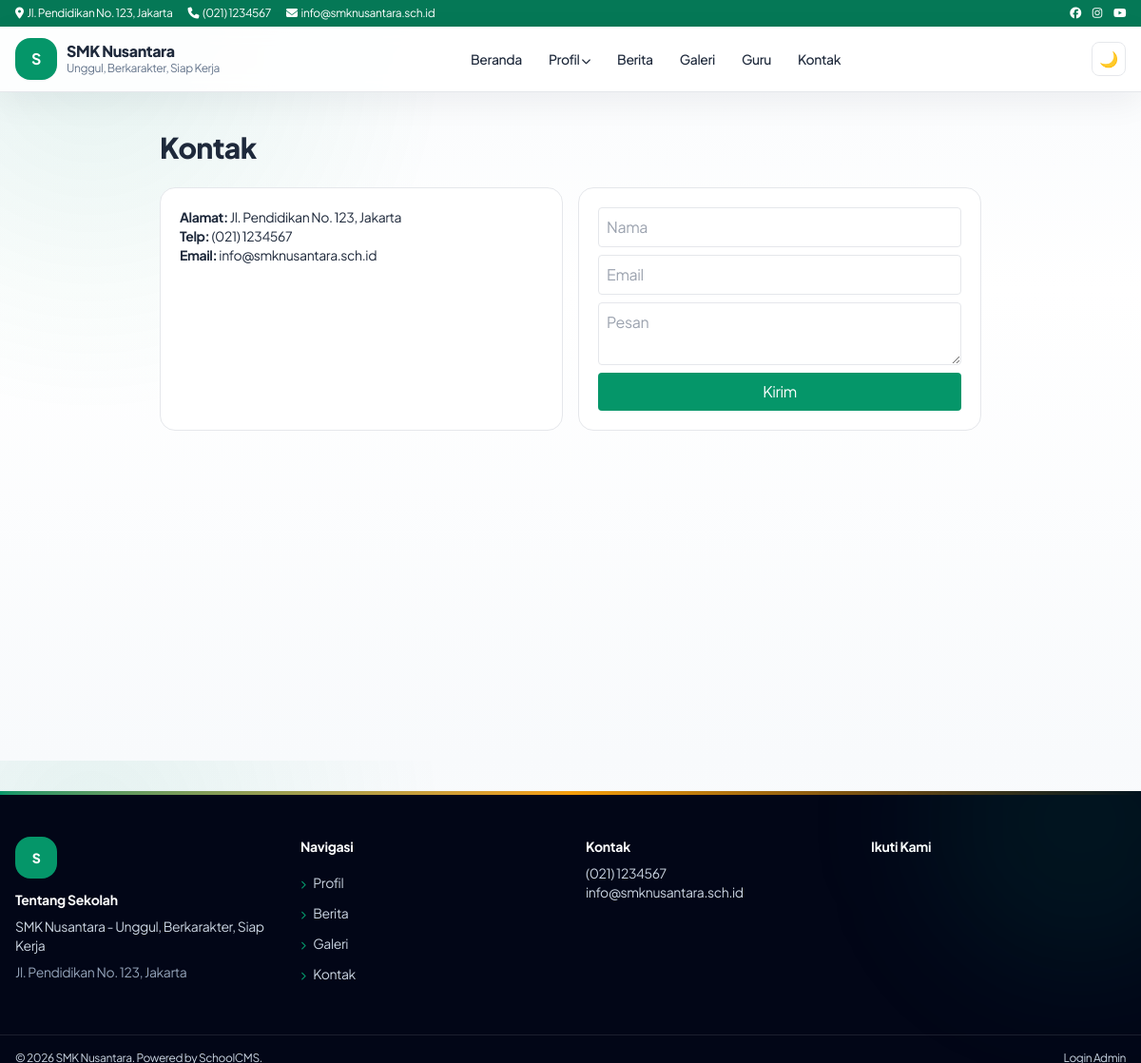
The page /pages/contact.php on the database its author committed.
### tables this page shows
CREATE TABLE IF NOT EXISTS settings (
  id INT UNSIGNED AUTO_INCREMENT PRIMARY KEY,
  `key` VARCHAR(100) NOT NULL UNIQUE,
  `value` TEXT DEFAULT NULL,
  updated_at TIMESTAMP DEFAULT CURRENT_TIMESTAMP ON UPDATE CURRENT_TIMESTAMP
);

CREATE TABLE IF NOT EXISTS menu_items (
  id INT UNSIGNED AUTO_INCREMENT PRIMARY KEY,
  menu_id INT UNSIGNED NOT NULL,
  parent_id INT UNSIGNED DEFAULT NULL,
  label VARCHAR(150) NOT NULL,
  url VARCHAR(500) NOT NULL,
  target VARCHAR(20) DEFAULT '_self',
  sort_order INT DEFAULT 0,
  is_active TINYINT(1) DEFAULT 1,
  kind VARCHAR(20) NOT NULL DEFAULT 'link',
  mega_id INT UNSIGNED DEFAULT NULL,
  INDEX idx_menu_parent (menu_id, parent_id, sort_order),
  CONSTRAINT fk_mi_menu FOREIGN KEY (menu_id) REFERENCES menus(id) ON DELETE CASCADE,
  CONSTRAINT fk_mi_parent FOREIGN KEY (parent_id) REFERENCES menu_items(id) ON DELETE CASCADE
);

### core/Helper.php (called while the page is built, shortened)
<?php
final class Helper {
    public static function e(?string $v): string { return htmlspecialchars((string)$v, ENT_QUOTES, 'UTF-8'); }
    public static function url(string $p = ''): string { return rtrim(BASE_URL, '/') . '/' . ltrim($p, '/'); }
    public static function menuUrl(string $u): array {
        $u = trim($u);
        $low = strtolower($u);
        return [self::url(ltrim($u, '/')), '_self'];
    }
    public static function asset(string $p): string {
        $rel = 'assets/' . ltrim($p, '/');
        $v = '';
        $full = ROOT . '/' . $rel;
        return self::url($rel) . $v;
    }
}

### core/Database.php (called while the page is built, shortened)
<?php
final class Database {
    private static ?PDO $pdo = null;
    public static function conn(): PDO {
        if (self::$pdo) return self::$pdo;
        $c = require dirname(__DIR__) . '/config/database.php';
        $dsn = "mysql:host={$c['host']};dbname={$c['name']};charset={$c['charset']}";
        self::$pdo = new PDO($dsn, $c['user'], $c['pass'], [
            PDO::ATTR_ERRMODE => PDO::ERRMODE_EXCEPTION,
            PDO::ATTR_DEFAULT_FETCH_MODE => PDO::FETCH_ASSOC,
            PDO::ATTR_EMULATE_PREPARES => false,
        ]);
        return self::$pdo;
    }
    public static function setting(string $key, string $def = ''): string {
        try {
            $s = self::conn()->prepare('SELECT `value` FROM settings WHERE `key`=?');
            $s->execute([$key]);
            return (string)($s->fetchColumn() ?? $def);
        } catch (Throwable) { return $def; }
    }
}

### pages/contact.php (the view)
<?php require ROOT."/templates/frontend/header.php"; ?><div class="max-w-4xl mx-auto px-4 py-10"><h1 class="text-3xl font-extrabold">Kontak</h1><div class="grid md:grid-cols-2 gap-4 mt-6"><div class="bg-white dark:bg-slate-800 border rounded-2xl p-5 text-sm"><p><b>Alamat:</b> <?= Helper::e(Database::setting("address","")) ?></p><p><b>Telp:</b> <?= Helper::e(Database::setting("phone","")) ?></p><p><b>Email:</b> <?= Helper::e(Database::setting("email","")) ?></p></div><form class="bg-white dark:bg-slate-800 border rounded-2xl p-5 grid gap-2" onsubmit="Swal.fire(\"Berhasil!\",\"Pesan terkirim.\",\"success\");return false"><input required placeholder="Nama" class="border rounded p-2"><input required placeholder="Email" class="border rounded p-2"><textarea required placeholder="Pesan" class="border rounded p-2"></textarea><button class="bg-emerald-600 text-white rounded p-2">Kirim</button></form></div></div><?php require ROOT."/templates/frontend/footer.php"; ?>

### templates/frontend/header.php (shortened to what this page needs)
<?php $uri = Router::uri(); $seoMeta = [];
$siteTheme = Database::setting('site_theme','elegant');
if (!in_array($siteTheme,['elegant','classic','vibrant','editorial','minimal'],true)) $siteTheme='elegant';
$themeRadius = Database::setting('theme_radius','soft');
if (!in_array($themeRadius,['soft','square','round'],true)) $themeRadius='soft';
?>
<!DOCTYPE html><html lang="id" class="scroll-smooth"><head><meta charset="UTF-8"><meta name="viewport" content="width=device-width,initial-scale=1">
<script src="https://cdn.tailwindcss.com"></script>
<link rel="stylesheet" href="https://cdnjs.cloudflare.com/ajax/libs/font-awesome/6.5.2/css/all.min.css">
<link rel="stylesheet" href="<?= Helper::asset('css/style.css') ?>">
</head>
<body class="site-shell theme-<?= Helper::e($siteTheme) ?> radius-<?= Helper::e($themeRadius) ?> font-sans antialiased bg-slate-50 dark:bg-slate-950 text-slate-800 dark:text-slate-100 tracking-tight">
<?php require ROOT.'/templates/frontend/navbar.php'; ?>
<main class="min-h-[60vh]">

### templates/frontend/navbar.php (shortened to what this page needs)
<?php
$top_addr = Database::setting('address','Jl. Pendidikan No.123');
$top_phone = Database::setting('phone','(021) 1234567');
$top_email = Database::setting('email','info@sekolah.sch.id');
$school = Database::setting('school_name','SMK Nusantara');
$tagline = Database::setting('tagline','Unggul, Berkarakter');
$logo = Database::setting('logo','');
try {
$db = Database::conn();
$mm = $db->query("SELECT * FROM menus WHERE location='primary' LIMIT 1")->fetch();
$items = [];
if ($mm) {
  $st = $db->prepare("SELECT * FROM menu_items WHERE menu_id=? AND is_active=1 ORDER BY sort_order");
  $st->execute([$mm['id']]); $items = $st->fetchAll();
}
} catch (Throwable) { $items=[]; $mega=[]; }
function menuTree($items,$parent=null){ $o=[]; foreach($items as $i){ if(($i['parent_id']??null)==$parent) $o[]=$i; } return $o; }
function menuLink($u,$forceTarget=null){ [$href,$t]=Helper::menuUrl($u); $t=$forceTarget?:$t; return 'href="'.Helper::e($href).'"'.($t==='_blank'?' target="_blank" rel="noopener noreferrer"':''); }
?>
<div class="bg-emerald-700 text-white text-xs hidden md:block"><div class="max-w-7xl mx-auto px-4 py-1.5 flex justify-between">
<div class="flex gap-4"><span><i class="fa fa-location-dot mr-1"></i><?= Helper::e($top_addr) ?></span><span><i class="fa fa-phone mr-1"></i><?= Helper::e($top_phone) ?></span><span><i class="fa fa-envelope mr-1"></i><?= Helper::e($top_email) ?></span></div>
<div class="flex gap-3"><a href="#" aria-label="Facebook"><i class="fab fa-facebook"></i></a><a href="#" aria-label="Instagram"><i class="fab fa-instagram"></i></a><a href="#" aria-label="Youtube"><i class="fab fa-youtube"></i></a></div>
</div></div>
<header id="mainNav" class="sticky top-0 z-50 bg-white/90 dark:bg-slate-900/90 backdrop-blur border-b transition">
<div class="max-w-7xl mx-auto px-4 py-3 flex items-center justify-between gap-3">
<a href="<?= Helper::url() ?>" class="flex items-center gap-2.5"><span class="w-11 h-11 rounded-xl bg-emerald-600 text-white grid place-items-center font-bold overflow-hidden shadow-sm"><?php if($logo): ?><img src="<?= Helper::upload($logo) ?>" alt="Logo <?= Helper::e($school) ?>" class="w-full h-full object-contain bg-white p-1"><?php else: ?><?= Helper::e(mb_substr($school,0,1)) ?><?php endif; ?></span><span><span class="block font-extrabold leading-tight"><?= Helper::e($school) ?></span><span class="block text-xs text-slate-500"><?= Helper::e($tagline) ?></span></span></a>
<nav class="hidden lg:flex items-center gap-1 text-sm font-medium" id="deskMenu">
<?php foreach(menuTree($items) as $m): $ch=menuTree($items,$m['id']); $hasMega=false;
if(!$hasMega){ foreach($mega as $g){ if(($g['label']??'')===$m['label']) $hasMega=$g; } } ?>
<?php if($hasMega): $cols=json_decode($hasMega['columns_json']??'[]',true)?:[]; ?>
<div class="relative group"><button class="px-3 py-2 rounded-lg hover:bg-emerald-50"><?= Helper::e($m['label']) ?> <i class="fa fa-chevron-down text-[10px]"></i></button>
<div class="absolute left-1/2 -translate-x-1/2 top-full pt-2 opacity-0 invisible group-hover:opacity-100 group-hover:visible transition"><div class="bg-white dark:bg-slate-800 rounded-2xl shadow-xl border p-6 grid grid-cols-3 gap-6 w-[640px]">
<?php foreach($cols as $c): ?><div><p class="font-bold text-xs uppercase text-emerald-700 mb-2"><?= Helper::e($c['title']??'') ?></p><?php foreach($c['links']??[] as $l): ?><a href="<?= Helper::e($l['url']??'#') ?>" class="block py-1 text-slate-600 dark:text-slate-300 hover:text-emerald-600"><?= Helper::e($l['label']??'') ?></a><?php endforeach; ?></div><?php endforeach; ?>
</div></div></div>
<?php elseif($ch): ?><div class="relative group"><a <?= menuLink($m['url'],$m['target']??null) ?> class="px-3 py-2 rounded-lg hover:bg-emerald-50 inline-block"><?= Helper::e($m['label']) ?> <i class="fa fa-chevron-down text-[10px]"></i></a>
</div>
<?php else: ?><a <?= menuLink($m['url'],$m['target']??null) ?> class="px-3 py-2 rounded-lg hover:bg-emerald-50"><?= Helper::e($m['label']) ?></a><?php endif; ?><?php endforeach; ?>
</nav>
<div class="flex items-center gap-2"><button id="darkBtn" class="w-9 h-9 rounded-lg border grid place-items-center" aria-label="Tema"></button></div>
</div>
</header>

### templates/frontend/footer.php (shortened to what this page needs)
</main>
<?php $ft = Database::setting('footer_text','SMK Nusantara'); $pw = Database::setting('powered_by','Powered by SchoolCMS');
try { $fm = Database::conn()->query("SELECT * FROM menus WHERE location='footer' LIMIT 1")->fetch(); $fitems = [];
if ($fm) { $fs = Database::conn()->prepare("SELECT * FROM menu_items WHERE menu_id=? AND is_active=1 ORDER BY sort_order"); $fs->execute([$fm['id']]); $fitems = $fs->fetchAll(); } } catch (Throwable) { $fitems = []; }
if (!$fitems) $fitems = [['label'=>'Profil','url'=>'/profil'],['label'=>'Berita','url'=>'/berita'],['label'=>'Galeri','url'=>'/galeri'],['label'=>'Kontak','url'=>'/kontak']]; ?>
<footer class="relative overflow-hidden bg-slate-950 text-slate-300 mt-16">
<div class="absolute inset-x-0 top-0 h-1 bg-gradient-to-r from-emerald-600 via-amber-500 to-emerald-600"></div>
<div class="absolute -top-32 -right-24 w-80 h-80 rounded-full bg-emerald-600/10 blur-3xl pointer-events-none"></div>
<div class="max-w-7xl mx-auto px-4 py-12 grid md:grid-cols-4 gap-8 text-sm">
<div><span class="inline-flex w-11 h-11 rounded-xl bg-emerald-600 text-white items-center justify-center font-extrabold mb-3"><?= Helper::e(mb_substr(Database::setting('school_name','S'),0,1)) ?></span><h4 class="font-bold text-white mb-2">Tentang Sekolah</h4><p><?= Helper::e(Database::setting('school_name','SMK Nusantara')) ?> - <?= Helper::e(Database::setting('tagline','')) ?></p><p class="mt-2 text-slate-400"><?= Helper::e(Database::setting('address','')) ?></p></div>
<div><h4 class="font-bold text-white mb-3">Navigasi</h4><?php foreach($fitems as $fi): [$fhref,$ftgt]=Helper::menuUrl($fi['url']); ?><a href="<?= Helper::e($fhref) ?>"<?= $ftgt==='_blank'?' target="_blank" rel="noopener noreferrer"':'' ?> class="block py-1.5 hover:text-white hover:translate-x-1"><i class="fa fa-chevron-right text-[9px] text-emerald-500 mr-2"></i><?= Helper::e($fi['label']) ?></a><?php endforeach; ?></div>
<div><h4 class="font-bold text-white mb-2">Kontak</h4><p><?= Helper::e(Database::setting('phone','')) ?></p><p><?= Helper::e(Database::setting('email','')) ?></p></div>
<div><h4 class="font-bold text-white mb-3">Ikuti Kami</h4></div>
</div>
<div class="border-t border-white/10"><div class="max-w-7xl mx-auto px-4 py-4 flex flex-col md:flex-row justify-between text-xs gap-2">
<span>&copy; <?= date('Y') ?> <?= Helper::e($ft) ?>. <?= Helper::e($pw) ?>.</span>
<a href="<?= Helper::url('admin/login') ?>" target="_blank" rel="noopener noreferrer" class="hover:text-white">Login Admin</a>
</div></div>
</footer>
</body></html>

### assets/css/style.css (style rules this page uses)
:root { --font-body:"Plus Jakarta Sans",system-ui,-apple-system,"Segoe UI",sans-serif }
html,body,input,select,textarea,button { font-family:var(--font-body)!important }
h1,h2,h3,h4 { font-family:var(--font-body)!important;letter-spacing:-.02em;font-weight:800 }

### rows shown on the page
settings: value "Jl. Pendidikan No. 123, Jakarta"
settings: value "(021) 1234567"
settings: value "info@smknusantara.sch.id"
settings: value "S", value "SMK Nusantara"
settings: value "Unggul, Berkarakter, Siap Kerja"
menu_items: label "Beranda"
menu_items: label "Profil"
menu_items: label "Berita"
menu_items: label "Galeri"
menu_items: label "Guru"
menu_items: label "Kontak"
menu_items: label "Profil"
menu_items: label "Berita"
menu_items: label "Galeri"
menu_items: label "Kontak"
settings: value "SMK Nusantara"
settings: value "Powered by SchoolCMS"
